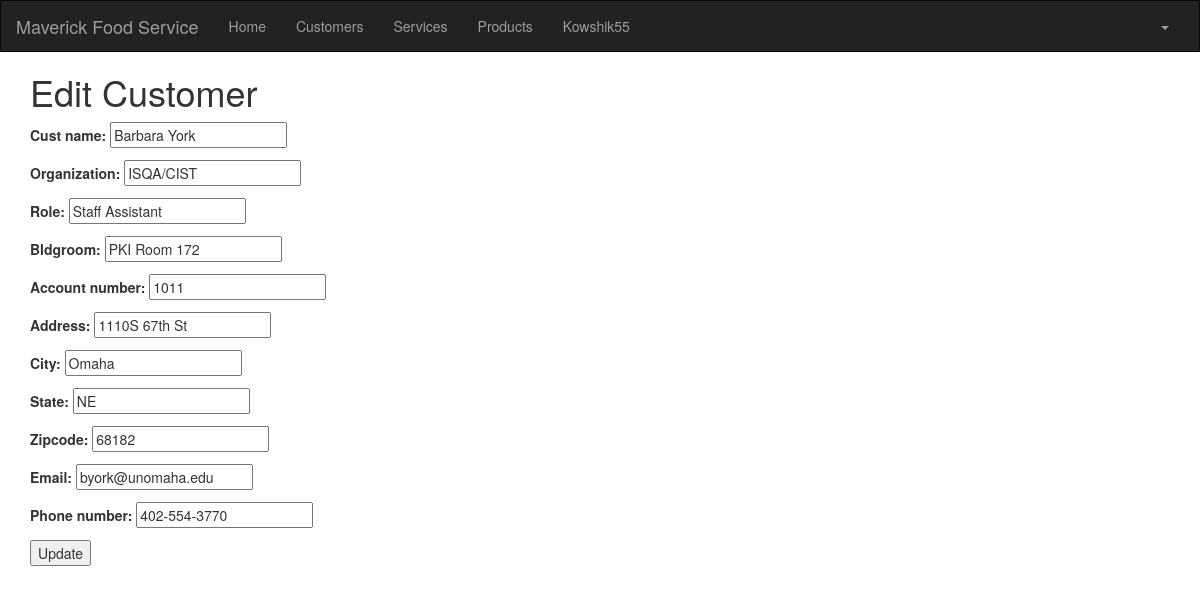
The page /customer/1/edit/ (signed in) on the database its author committed.
### crm/models.py (models this page shows, shortened)
class Customer(models.Model):
    cust_name = models.CharField(max_length=50)
    organization = models.CharField(max_length=100, blank=True)
    role = models.CharField(max_length=100)
    email = models.EmailField(max_length=100)
    bldgroom = models.CharField(max_length=100)
    address = models.CharField(max_length=200)
    account_number = models.IntegerField(blank=False, null=False)
    city = models.CharField(max_length=50)
    state = models.CharField(max_length=50)
    zipcode = models.CharField(max_length=10)
    phone_number = models.CharField(max_length=50)
    created_date = models.DateTimeField(default=timezone.now)
    updated_date = models.DateTimeField(auto_now_add=True)

### crm/views.py (the view)
# urls.py: path('customer/<int:pk>/edit/', views.customer_edit, name='customer_edit'),
@login_required
def customer_edit(request, pk):
   customer = get_object_or_404(Customer, pk=pk)
   if request.method == "POST":
       form = CustomerForm(request.POST, instance=customer)
       if form.is_valid():
           customer = form.save(commit=False)
           customer.updated_date = timezone.now()
           customer.save()
           customer = Customer.objects.filter(created_date__lte=timezone.now())
           return render(request, 'crm/customer_list.html',
                         {'customers': customer})
   else:
       form = CustomerForm(instance=customer)
   return render(request, 'crm/customer_edit.html', {'form': form})

### crm/forms.py
class CustomerForm(forms.ModelForm):
    class Meta:
        model = Customer
        fields = ('cust_name', 'organization', 'role', 'bldgroom', 'account_number', 'address',
'city', 'state', 'zipcode', 'email','phone_number')

### crm/templates/crm/customer_edit.html (shortened to what this page needs)
<!DOCTYPE html>
<html lang="en">
{% extends 'crm/base.html' %}
{% block content %}
<h1>Edit Customer</h1>
<form method="POST" class="customer-form">{% csrf_token%}
        {{ form.as_p}}
<button type="submit" class="save btnbtn-default">Update</button>
</form>
{% endblock%}

### crm/templates/crm/base.html (shortened to what this page needs)
<!DOCTYPE html>
{% load static %}
<html lang="en">
<head>
<link rel="stylesheet" href="https://maxcdn.bootstrapcdn.com/bootstrap/3.3.7/css/bootstrap.min.css">
</head>
<body id="app-layout">
<nav class="navbar navbar-inverse">
<div class="container-fluid">
<div class="navbar-header">
<a class="navbar-brand" href="/">
                Maverick Food Service
</a>
</div>
<div class="collapse navbar-collapse" id="myNavbar">
<ul class="nav navbar-nav">
<li><a href="{% url 'crm:home' %}">Home</a></li>
<li><a href="{% url 'crm:customer_list' %}">Customers</a></li>
<li><a href="{% url 'crm:service_list' %}">Services</a></li>
<li><a href="{% url 'crm:product_list' %}">Products</a></li>
    <li><a >{{ user.username }}</a></li>
</ul>
<ul class="nav navbar-nav navbar-right">
                {% if user.is_authenticated%}
<li class="dropdown">
<a href="#" class="dropdown-toggle" data-toggle="dropdown" role="button" aria-expanded="false">
<span class="caret"></span>
</a>
</li>
                {% else %}
<li><a href="{% url 'login' %}"><span class="glyphiconglyphicon-log-in"></span> Login</a></li>
                    <li><a href="{% url 'sign_up_page' %}"><span class="glyphiconglyphicon-log-in"></span> Sign Up</a></li>
                {% endif %}
</ul>
</div>
</div>
</nav>
<div class="content container">
<div class="row">
<div class="col-md-8">
            {% block content %}{% endblock%}
</div>
</div>
</body>
</html>

### crm/templates/crm/base.html (style rules this page uses)
.navbar { margin-bottom: 0; border-radius: 0; }

### rows shown on the page
Customer: cust_name "Barbara York", organization "ISQA/CIST", role "Staff Assistant", bldgroom "PKI Room 172", account_number "1011", address "1110S 67th St", city "Omaha", state "NE", zipcode "68182", email "byork@unomaha.edu", phone_number "402-554-3770"

### other values the page prints
{{ user.username }} "Kowshik55"
